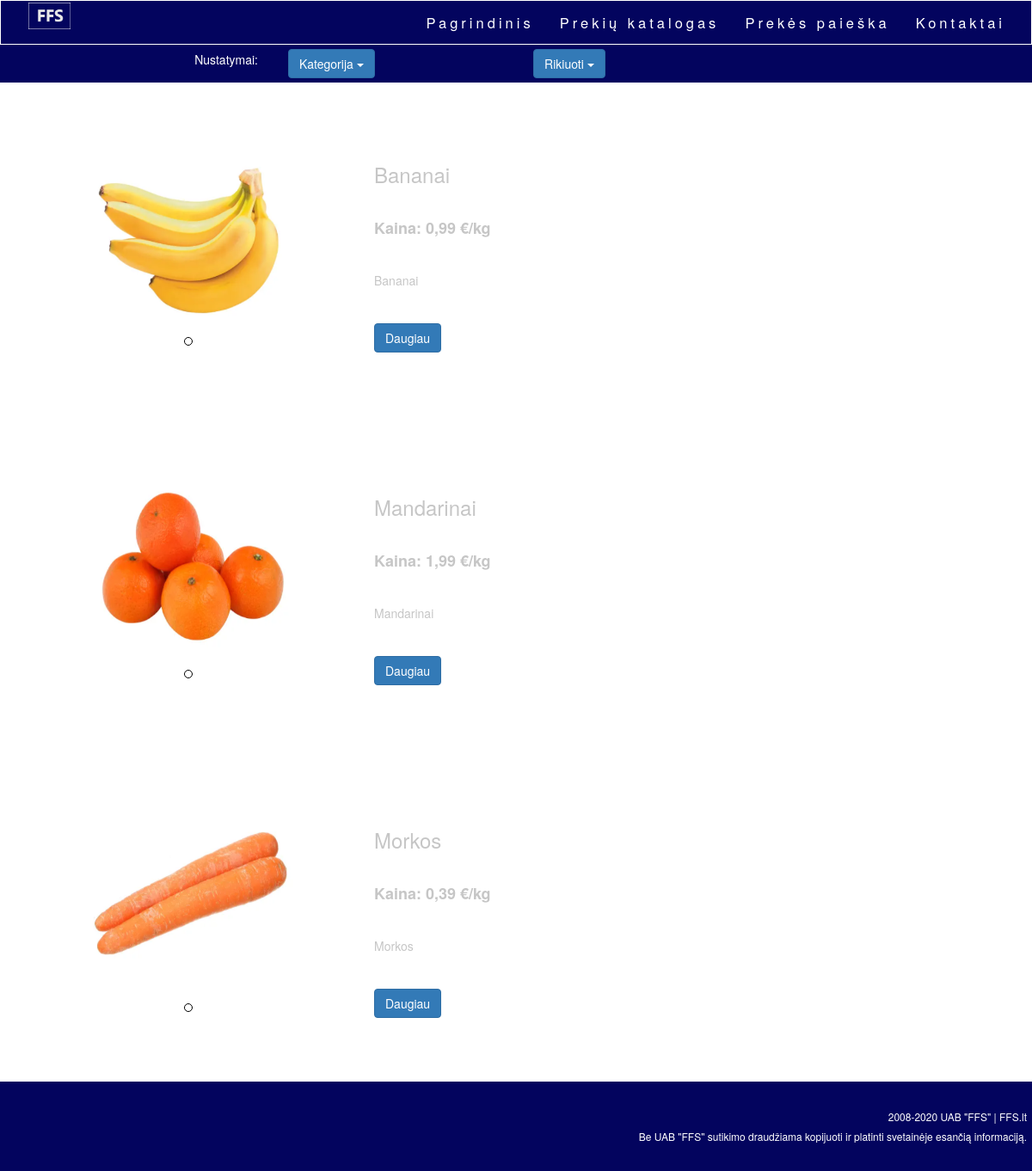
Page /kategorijos.php?kategorija=1 on the committed database.
### tables this page shows
CREATE TABLE `produktas` (
  `Product_ID` int(11) NOT NULL,
  `Product_Price` char(20) NOT NULL,
  `Product_Name` varchar(45) NOT NULL,
  `Product_Desc` varchar(250) NOT NULL,
  `Product_Rating` int(5) NOT NULL,
  `Product_Photo` varchar(128) NOT NULL,
  `Shop_Name` varchar(20) NOT NULL,
  `Shop_Place` varchar(150) NOT NULL,
  `cat_ID` int(11) NOT NULL
);

### kategorijos.php (the view, shortened to what this page needs)
<?php
    include 'db.php';
?>
<!DOCTYPE html>
<html lang="en" xmlns="http://www.w3.org/1999/xhtml">
<head>
    <link rel="stylesheet" href="puslapio_css.css">
</head>
<body>
    <nav class="navbar">
        <div class="container-fluid">
            <div class="col-lg-2">
                <div class="navbar-header">
                    <a href ="index.php">
                    <img class="logo_pagrindinis" src="psi_darbo_logo.png" />
                    </a>
                </div>
            </div>
            <div class="col-lg-10 topnav">
                <ul class="nav navbar-nav navbar-right">
                    <li><a href="index.php">Pagrindinis</a></li>
                    <li><a href="prekiu_katalogas.php">Prekių katalogas</a></li>
                    <li><a href="prekes_paieska.php">Prekės paieška</a></li>
                    <li><a href="kontaktai.php">Kontaktai</a></li>
                </ul>
            </div>
        </div>
    </nav>
    <div class="container-fluid nustatymai">
        <div class="container container-center">
            <div class="col-lg-3 text-right">
                <h5>Nustatymai:</h5>
            </div>
            <div class="col-lg-3">
                <div class="dropdown">
                    <button class="btn btn-primary dropdown-toggle" type="button" data-toggle="dropdown">
                        Kategorija
                        <span class="caret"></span>
                    </button>
                </div>
            </div>
            <div class="col-lg-3">
                <div class="dropdown">
                    <button class="btn btn-primary dropdown-toggle" type="button" data-toggle="dropdown">
                        Rikiuoti
                        <span class="caret"></span>
                    </button>
                </div>
            </div>
        </div>
    </div>
    <div class="container">
    <?php
        $title = mysqli_real_escape_string($conn, $_GET['kategorija']);
        $sql = "SELECT * FROM produktas WHERE cat_ID = '$title'";
        $result = mysqli_query($conn, $sql);
        $queryResult = mysqli_num_rows($result);
        if($queryResult > 0){
            while($row = mysqli_fetch_assoc($result)){
                    echo "<div class='row'>
                    <div class='col-lg-4 text-center'>
                        <img style='height:200px; widht:200px;' class='kategorijos' src=productPhoto/".$row['Product_Photo']." />
                        <div class='dot_all'>
                            <span class='dot'></span>
                        </div>
                    </div>
                    <div class='col-lg-8 kategorijos_tekstas'>
                        <h3>".$row['Product_Name']."</h3>
                        <h4 style='padding: 2%; font-weight:bold;'>Kaina: ".$row['Product_Price']."</h4>
                        <p>
                           ".$row['Product_Desc']."
                        </p>
                        <a href='prekes_puslapis.php?productName=".$row['Product_Name']."'><button class='btn btn-primary dropdown-toggle' type='button'>
                            Daugiau
                        </button></a>
                    </div>
                </div>";
                }
            } else {
                echo 'Nėra rezultatų !';
            }
    ?>
    </div>
    <footer class="footer">
        <div id="contact" class="container">
            <div class="row">
                <h6>2008-2020 UAB "FFS" | FFS.lt</h6>
                <h6>Be UAB "FFS" sutikimo draudžiama kopijuoti ir platinti svetainėje esančią informaciją.</h6>
            </div>
        </div>
    </footer>
    <link rel="stylesheet" href="https://maxcdn.bootstrapcdn.com/bootstrap/3.4.1/css/bootstrap.min.css">
</body>
</html>

### puslapio_css.css (style rules this page uses)
.navbar { margin-bottom: 0px !important; letter-spacing: 4px; }
.navbar .container-fluid { background-color: #03045E; font-size: 11px !important; }
.navbar-header img { width: 30%; height: 20%; margin: 1%; }
.nav li a { color: white; font-size: 150%; }
.logo_pagrindinis { width: 400px; height: 300px; }
.nustatymai { background-color: #03045E; color: white; }
.kategorijos { margin: 20%; margin-bottom: 5%; }
.col-lg-4 img { margin: 20%; margin-bottom: 5%; height:200px; width:250px; }
.dot { height: 10px; width: 10px; background-color: white; border: solid black 1px; border-radius: 50%; display: inline-block; }
.dot_all { margin-left: 5%; }
.kategorijos_tekstas { padding: 5%; color: #C6C6C6; }
h3 { padding: 2%; color: #C6C6C6; }
p { padding: 2%; color: #C6C6C6; }
button.btn { margin: 2%; }
.footer { background-color: #03045E; color: white; text-align: right; padding: 2%; }
.topnav { overflow: hidden; }
.topnav a { float: left; display: block; color: black; text-align: center; padding: 14px 16px; text-decoration: none; font-size: 17px; }

### rows in the picture
produktas: Product_Photo (picture), Product_Name "Bananai", Product_Price "0,99 €/kg", Product_Desc "Bananai"
produktas: Product_Photo (picture), Product_Name "Mandarinai", Product_Price "1,99 €/kg", Product_Desc "Mandarinai"
produktas: Product_Photo (picture), Product_Name "Morkos", Product_Price "0,39 €/kg", Product_Desc "Morkos"
